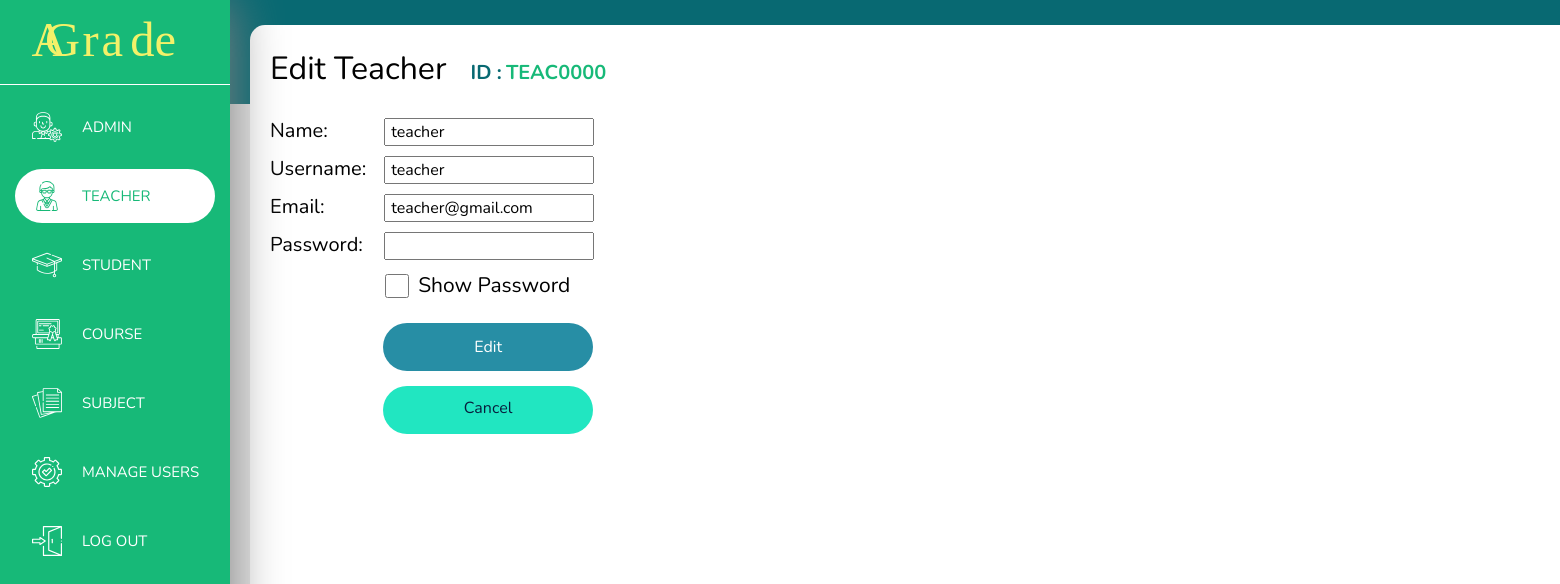
The page /editTeacher.php?tchID=TEAC0000 (signed in) on the database its author committed.
### tables this page shows
CREATE TABLE `users` (
  `No` int(200) NOT NULL,
  `userID` varchar(200) NOT NULL,
  `userUid` varchar(200) NOT NULL,
  `userName` varchar(200) NOT NULL,
  `userEmail` varchar(200) NOT NULL,
  `userPassword` varchar(200) NOT NULL,
  `userType` varchar(200) NOT NULL
);

### editTeacher.php (the view, shortened to what this page needs)
<?php
    require "header.php";
    require "backendphp/condb_back.php";
    $tchID = $_GET['tchID'];
    $sql = mysqli_query($conn, "SELECT * FROM users WHERE userID = '$tchID'");
    $row = mysqli_fetch_array($sql);
    $tchID = $row['userID'];
    $tchUid = $row['userUid'];
    $tchName = $row['userName'];
    $tchEmail = $row['userEmail'];
?>
    <main>
        <div class="content">
            <div class="editTeacher-main">
                <label class="editTeacher-label">Edit Teacher</label>
                <label class="editTeacher-ID-NAME-label" >ID :</label>
                <label class="editTeacher-ID-NAME-label-bold"> <?= $tchID ?> &emsp;</label>
                <form action="backendphp/editTeacher-back.php?tchID=<?= $tchID?>" method="post">
                    <label>Name:</label>
                    <input type="text" name="edit_tch_name" value="<?= $tchName?>"><br>
                    <label>Username:</label>
                    <input type="text" name="edit_tch_uid" value="<?= $tchUid?>"><br>
                    <label>Email:</label>
                    <input type="text" name="edit_tch_email" value="<?= $tchEmail?>"><br>
                    <label>Password:</label>
                    <input type="password" name="edit_tch_pwd" id="edit_tch_pwd"><br>
                    <div class="div-edit-pwd">
                            <input class="checkbox" type="checkbox" onclick="showEditTeacherPwd()">
                            <label class="show-pwd-tch">Show Password</label>
                    </div>
                    <br>
                    <div class="btn">
                        <button type="submit" name="edit_tch_submit">Edit</button><br>
                        <a class="cxlEditTeacher-btn" href="javascript:history.go(-1)"><span>Cancel</span></a>
                    </div>
                </form>
            </div>
        </div>
    </main>
<?php
    require "footer.php";
?>

### css/header.css (style rules this page uses)
body { margin: 0; font-family: Nunito, sans-serif; background: -webkit-gradient(linear, left top, left bottom, color-stop(13%, #086972), color-stop(13%, #e6e6e6)); background: linear-gradient(#086972 13%, #e6e6e6 13%); height: 100vh; }
main { height: 657px; }
main .content { display: inline-block; margin: 25px 25px 25px 250px; width: 166vh; height: 93vh; border-radius: 15px; background-color: white; }

### css/editTeacher.css (style rules this page uses)
.editTeacher-label { display: inline-block; margin: 20px 20px 20px 0px; font-size: 32px; }
.editTeacher-main { color: black; margin: 0px 20px; width: -webkit-fit-content; width: -moz-fit-content; width: fit-content; }
.editTeacher-main .editTeacher-ID-NAME-label { font-weight: bold; font-size: 20px; color: #086972; }
.editTeacher-main .editTeacher-ID-NAME-label-bold { font-weight: bold; font-size: 20px; color: #17b978; }
.editTeacher-main form { width: -webkit-fit-content; width: -moz-fit-content; width: fit-content; }
.editTeacher-main form label { font-size: 20px; display: inline-block; margin: 0; padding: 0; width: 110px; }
.editTeacher-main form input[type=text], .editTeacher-main form input[type=password] { width: 210px; height: 28px; margin: 5px 0px; font-size: 16px; padding-left: 5px; }
.editTeacher-main form .div-edit-pwd { display: inline-block; -webkit-box-align: center; -ms-flex-align: center; align-items: center; margin-left: 115px; height: auto; }
.editTeacher-main form .div-edit-pwd input[type=checkbox] { width: 24px; height: 24px; margin: 5px 0px; font-size: 16px; vertical-align: middle; }
.editTeacher-main form .div-edit-pwd label { margin: 5px 5px; width: auto; height: auto; font-size: 21px; vertical-align: middle; }
.editTeacher-main form .btn { padding: 15px 0px 0px 0px; float: right; }
.editTeacher-main form .btn button { display: inline-block; background-color: #278EA5; width: 210px; height: 48px; border-radius: 34px; border: none; color: white; font-family: 'Nunito', sans-serif; }
.editTeacher-main form .btn .cxlEditTeacher-btn { float: right; background-color: #21e6c1; color: #071e3d; width: 210px; height: 48px; margin-top: 15px; padding: 10px 15px; border-radius: 34px; text-decoration: none; text-align: center; vertical-align: middle; }

### rows shown on the page
users: userID "TEAC0000", edit_tch_name "teacher", edit_tch_uid "teacher", edit_tch_email "teacher@gmail.com"
